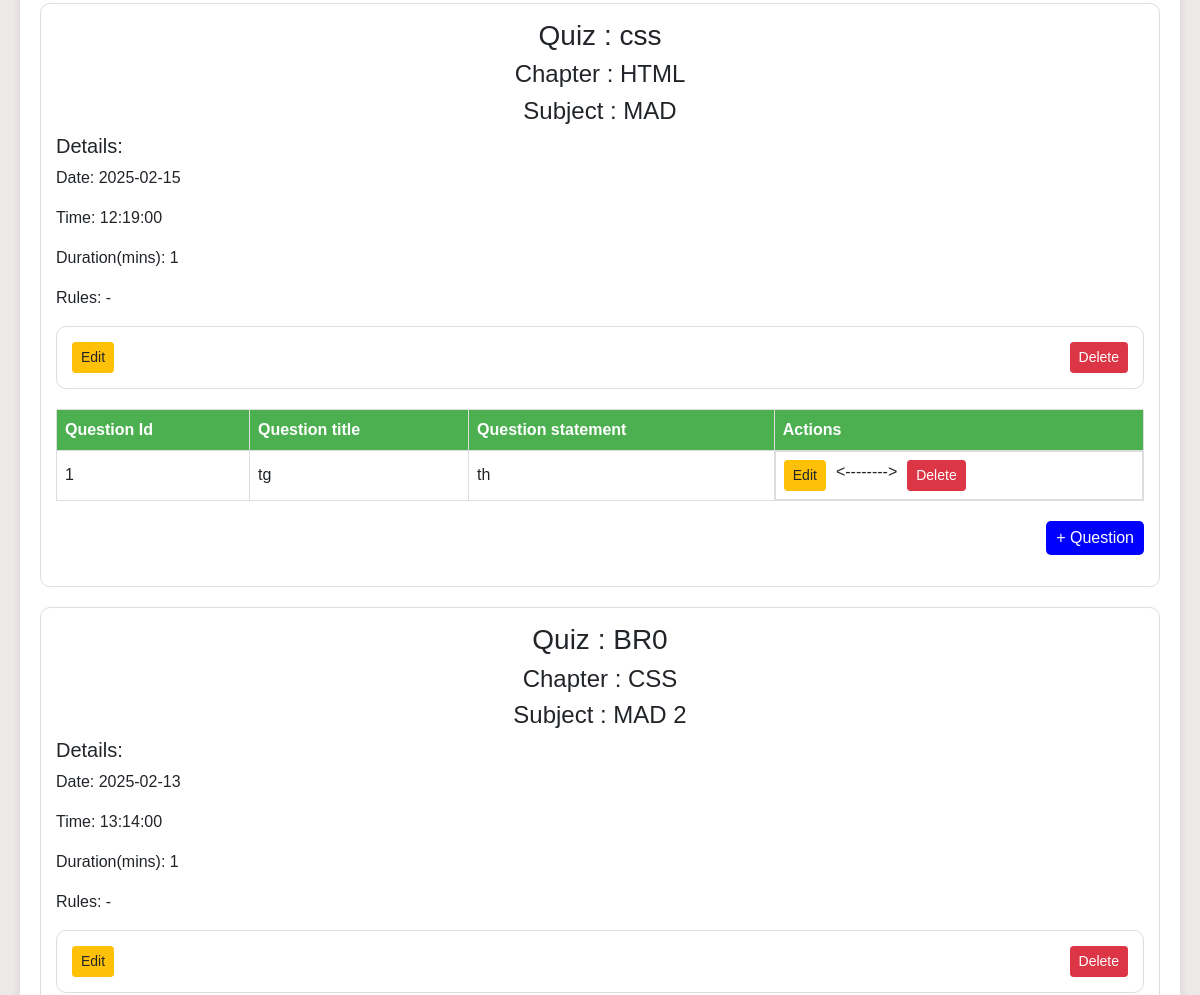
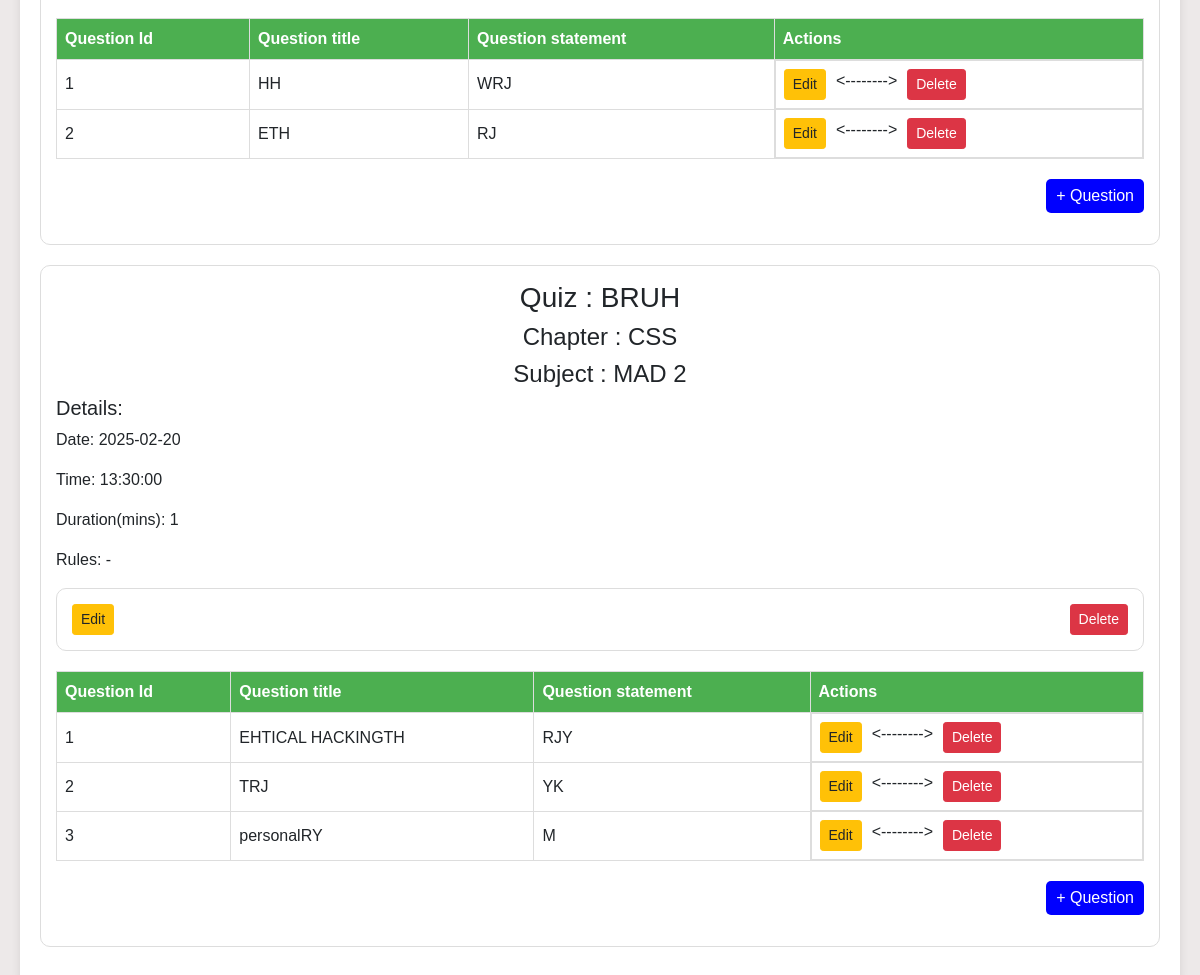
/admin/quizzes (lower part), run on an earlier commit of the app's database (2 pictures, top to bottom).
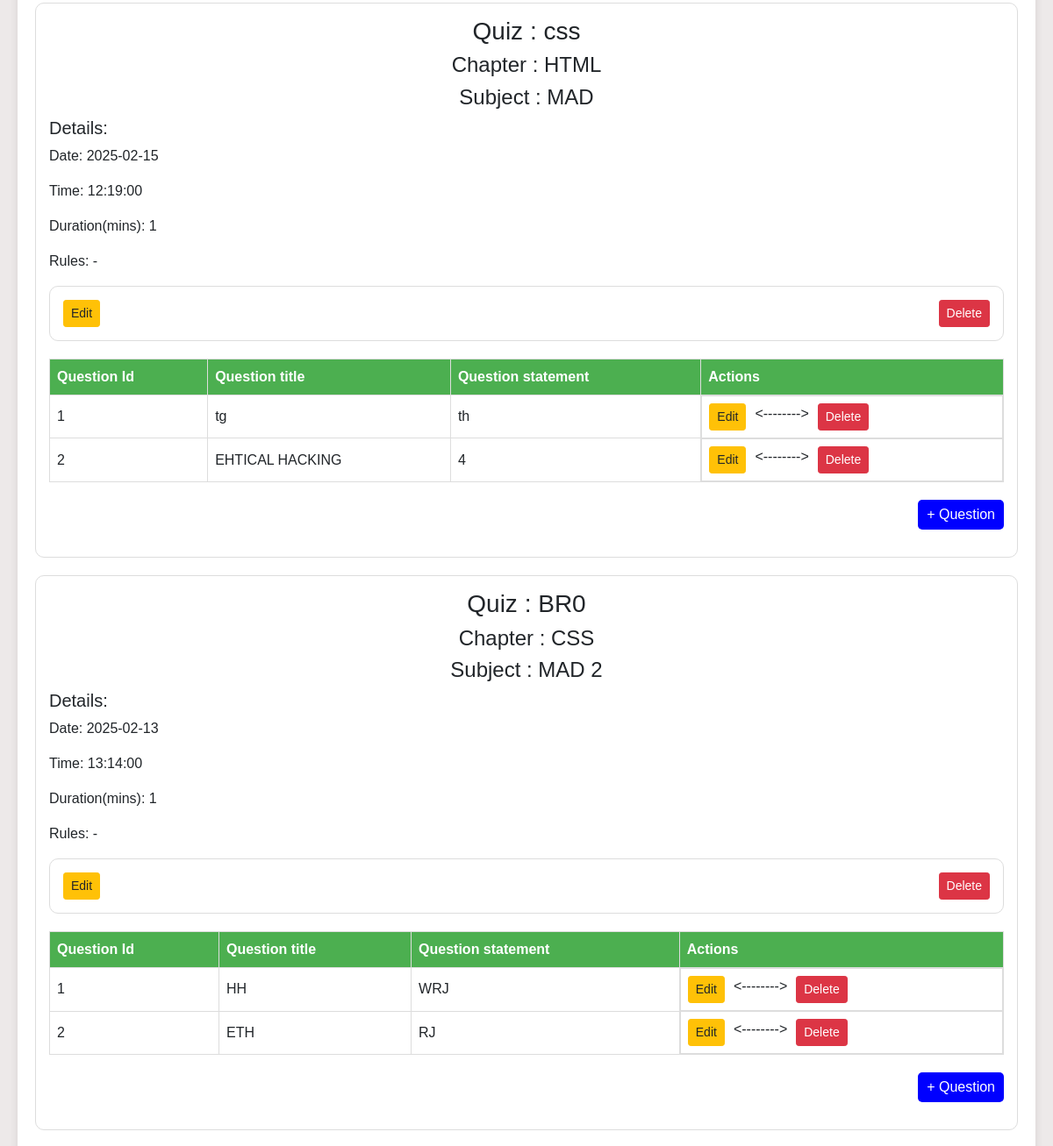
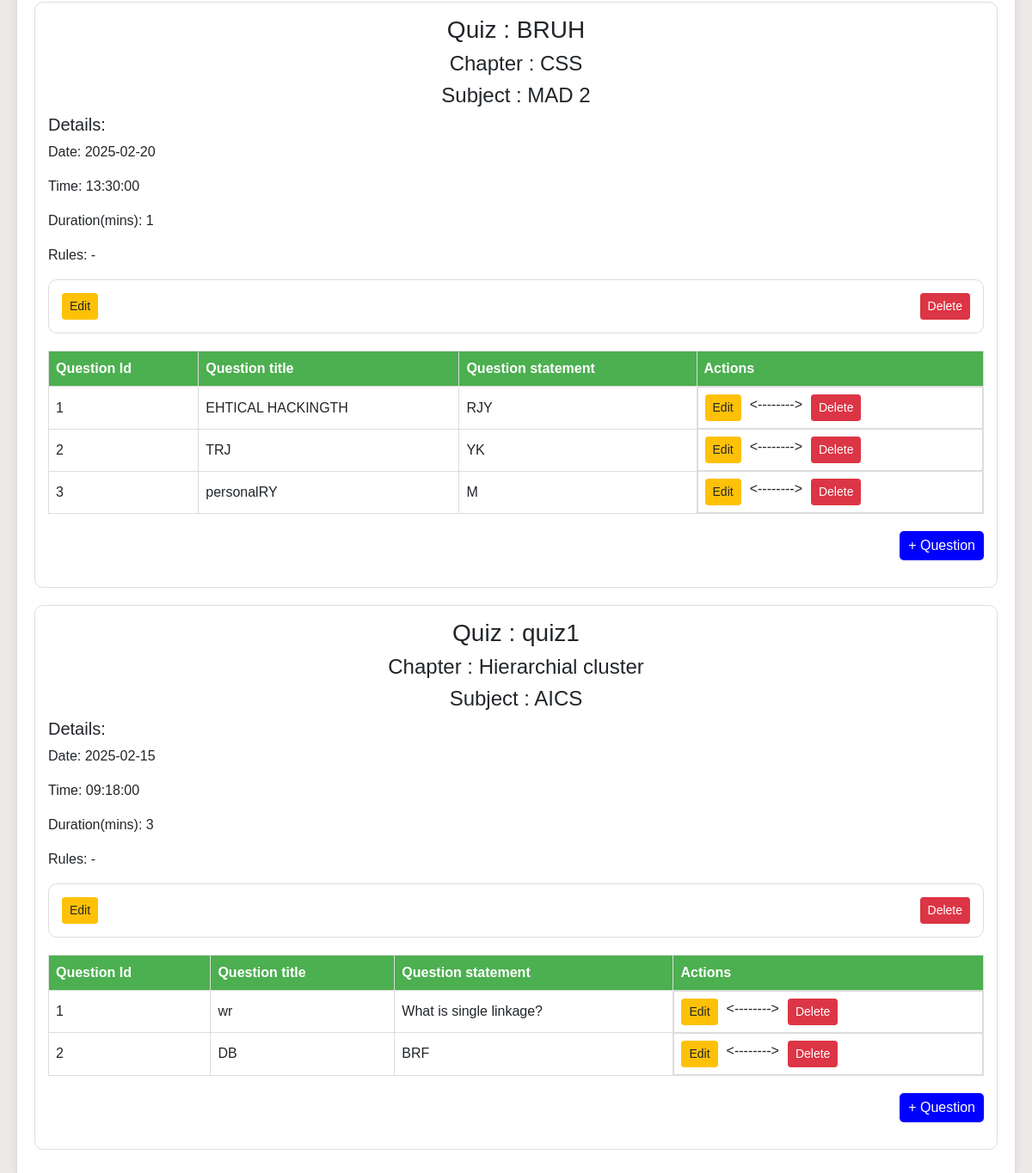
And on a later commit of the database (2 pictures, top to bottom).
### model/model.py (models this page shows)
class Quiz(db.Model):
    __tablename__ = "quizzes"
    id = db.Column(db.Integer, primary_key=True)
    title = db.Column(db.String(100), nullable=False)
    chapter_id = db.Column(db.Integer, db.ForeignKey("chapters.id"), nullable=False)
    date = db.Column(db.Date, nullable=False)
    time = db.Column(db.Time, nullable=False)
    duration = db.Column(db.Integer, nullable=False)
    rules = db.Column(db.String(500), nullable=True)
    chapter = db.relationship("Chapter", back_populates="quizzes")
    questions = db.relationship("Question", back_populates="quiz", cascade="all, delete-orphan")
    scores = db.relationship("Score", back_populates="quiz", cascade="all, delete-orphan")
    user_responses = db.relationship("UserResponse", cascade="all, delete-orphan")

class Chapter(db.Model):
    __tablename__ = "chapters"
    id = db.Column(db.Integer, primary_key=True)
    name = db.Column(db.String(100), nullable=False)
    description = db.Column(db.String(700), nullable=False)
    subject_id = db.Column(db.Integer, db.ForeignKey("subjects.id"), nullable=False)
    subject = db.relationship("Subject", back_populates="chapters")
    quizzes = db.relationship("Quiz", back_populates="chapter", cascade="all, delete-orphan")

class Subject(db.Model):
    __tablename__ = "subjects"
    id = db.Column(db.Integer, primary_key=True)
    name = db.Column(db.String(100), nullable=False)
    description = db.Column(db.String(700), nullable=True)
    chapters = db.relationship("Chapter", back_populates="subject", cascade="all, delete-orphan")

class Question(db.Model):
    __tablename__ = "questions"
    id = db.Column(db.Integer, primary_key=True) #Question_id
    title = db.Column(db.String(100), nullable=False)
    statement = db.Column(db.String(500), nullable=False)
    option_a = db.Column(db.String(100), nullable=False)
    option_b = db.Column(db.String(100), nullable=False)
    option_c = db.Column(db.String(100), nullable=False)
    option_d = db.Column(db.String(100), nullable=False)
    correct_option = db.Column(db.String(1), nullable=False)  # e.g., A ,B ,C D
    quiz_id = db.Column(db.Integer, db.ForeignKey("quizzes.id"), nullable=False,  primary_key=True) #COMPOSITE KEY
    quiz = db.relationship("Quiz", back_populates="questions")

### controllers/controllers.py (the view)
@controllers.route('/admin/quizzes', methods = ['get', 'post'])
def admin_quizzes():
    search_query = request.args.get('search_quiz', '').strip()  # Get search query from URL
    search_query_1 = request.args.get('search_ques', '').strip()  # Get search query from URL
    if search_query:
        quizzes = Quiz.query.filter(Quiz.title.ilike(f"%{search_query}%")).all()  # Case-insensitive search
    else:
        quizzes = Quiz.query.all()  # Fetch all quizzes
    print(search_query_1)
    if search_query_1:
        questions = Question.query.filter(Question.title.ilike(f"%{search_query_1}%")).all()  # Case-insensitive search
    else:
        questions = Question.query.all()  # Fetch all questions
    subjects = Subject.query.all()  # Fetch all subjects for the dashboard
    chapters = Chapter.query.all()  # Fetch all chapters
    print(questions)
    return render_template('admin_dashboard_quiz.html', subjects=subjects,  search_query=search_query, chapters=chapters, quizzes=quizzes, questions=questions , search_query_1=search_query_1)

### templates/admin_dashboard_quiz.html (shortened to what this page needs)
<!DOCTYPE html>
<html lang="en">
<head>
    <link href="https://stackpath.bootstrapcdn.com/bootstrap/4.5.2/css/bootstrap.min.css" rel="stylesheet">
</head>
<body>
    <div class="dashboard-container">
    {% for quiz in quizzes %}
    <div class="subject-box">
        <h3 align = "center">Quiz : {{ quiz.title }}</h3>
        <h4 align = "center">Chapter : {{ quiz.chapter.name }}</h4>
        <h4 align = "center">Subject : {{ quiz.chapter.subject.name }}</h4>
        <h5>Details:</h5>
        <p>
            Date: {{ quiz.date }}
        </p>
        <p>
            Time: {{ quiz.time }}
        </p>
        <p>
            Duration(mins): {{ quiz.duration }}
        </p>
        <p>
            Rules: {{ quiz.rules }}
        </p>
        <div class = "quiz-btn" >
            <form align = 'right' action = "{{ url_for('controllers.edit_quiz',quiz_id = quiz.id, chapter_id = quiz.chapter.id)  }}" method ="get">
                <button class="btn btn-sm btn-warning">Edit</button>
            </form>
            <form align = 'right'  action = "{{ url_for('controllers.delete_quiz', quiz_id=quiz.id) }}" method = "POST">
                <button class="btn btn-sm btn-danger" onclick="return confirm('Are you sure you want to delete Quiz : {{quiz.title}}?');">Delete</button>
            </form>
        </div>
        <table class="chapter-table">
            <thead>
                <tr>
                    <th>Question Id</th>
                    <th>Question title</th>
                    <th>Question statement</th>
                    <th>Actions</th>
                </tr>
            </thead>
            <tbody>
                {% for q in quiz.questions %}
                        {% if q in questions %}
                        <tr>
                            <td>{{ q.id }}</td>
                            <td>{{ q.title }}</td>
                            <td>{{ q.statement }}</td>
                            <td class="btn-inline">
                                <form  action = "{{ url_for('controllers.edit_question', question_id=q.id, quiz_id = q.quiz_id)  }}" method ="get" >
                                    <button class="btn btn-sm btn-warning">Edit</button>
                                </form><-------->
                                <form   action = "{{ url_for('controllers.delete_question', question_id=q.id, quiz_id = q.quiz_id) }}" method = "POST">
                                    <button class="btn btn-sm btn-danger" onclick="return confirm('Are you sure you want to delete Question : {{q.title}}?');">Delete</button>
                                </form>
                            </td>
                        </tr>
                    {% endif %}
                {% endfor %}
            </tbody>
        </table>
        <form method="GET" action="{{ url_for('controllers.create_question', quiz_id = quiz.id, chapter_id= quiz.chapter.id) }}" style="display: inline;">
            <p align="right">
             <button type="submit" class="btn-add">+ Question</button>
            </p>
        </form>
    </div>
    {% endfor %}
</div>
</body>
</html>

### templates/admin_dashboard_quiz.html (style rules this page uses)
body { font-family: Arial, sans-serif; margin: 0; padding: 20px; background-color: rgb(237, 233, 233); }
table { width: 100%; border-collapse: collapse; margin-bottom: 20px; }
table, th, td { border: 1px solid #ddd; }
th, td { padding: 10px; text-align: left; }
th { background-color: #4CAF50; color: white; }
.dashboard-container { max-width: 1200px; margin: auto; background: white; padding: 20px; border-radius: 10px; box-shadow: 0px 0px 10px rgba(0, 0, 0, 0.1); }
.subject-box { border: 1px solid #ddd; border-radius: 10px; padding: 15px; margin-bottom: 20px; }
.chapter-table { width: 100%; border-collapse: collapse; margin-top: 10px; }
.chapter-table th, .chapter-table td { border: 1px solid #ddd; padding: 8px; text-align: left; }
.btn-add { background-color: blue; color: white; border: none; padding: 5px 10px; border-radius: 5px; cursor: pointer; }
.btn-inline { display: flex; gap: 10px; }
.quiz-btn { border: 1px solid #ddd; border-radius: 10px; padding: 15px; margin-bottom: 20px; display: flex; justify-content: space-between; align-items: center; }

What changed in the data, as far as the page shows it:
added Question: id "2", title "EHTICAL HACKING", statement "4", shown under Quiz "css"
added Quiz: title "quiz1", chapter.name "Hierarchial cluster", chapter.subject.name "AICS", date "2025-02-15", time "09:18:00", duration "3", rules "-"
added Question: id "1", title "wr", statement "What is single linkage?", shown under "quiz1"
added Question: id "2", title "DB", statement "BRF", shown under "quiz1"
